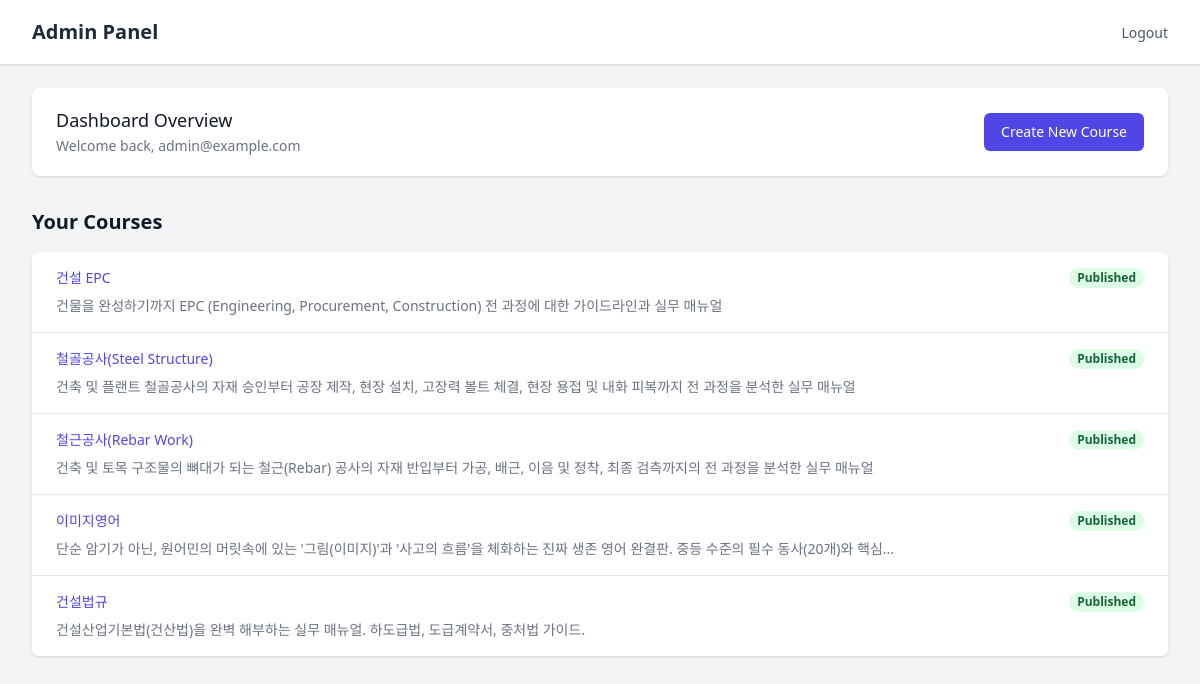
Page /admin/ (signed in) on the earlier database version.
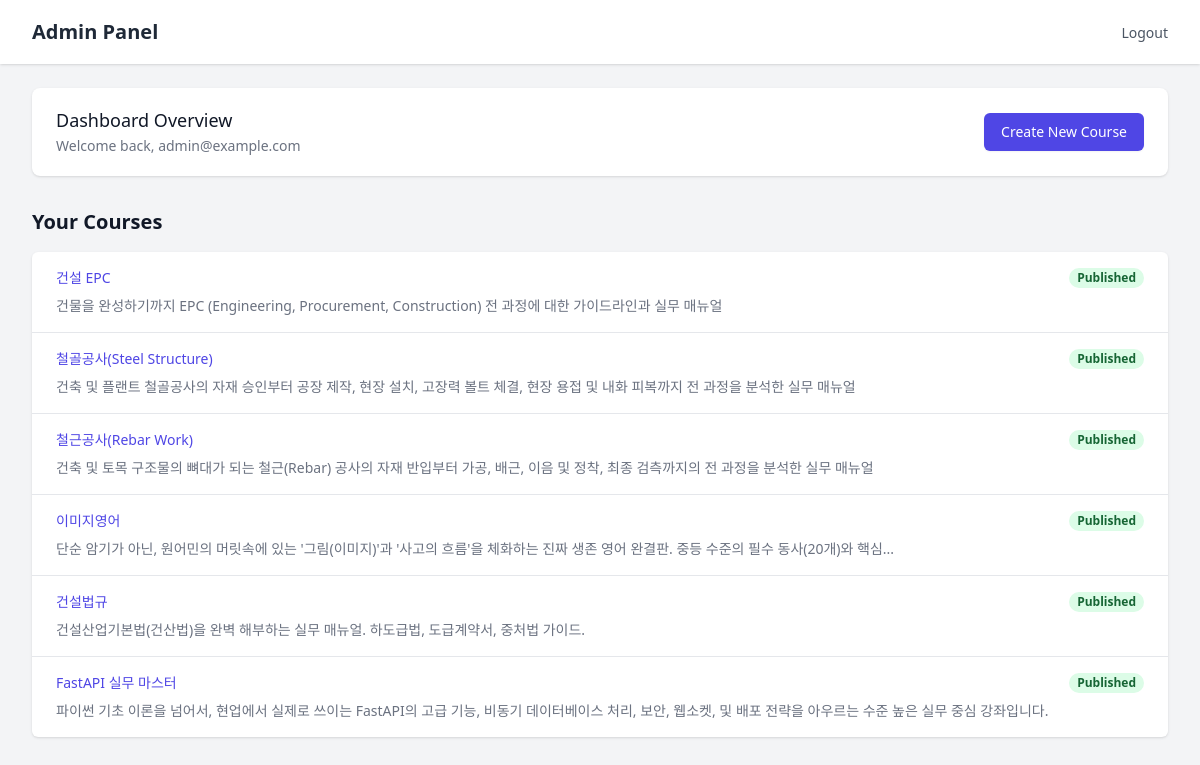
Same page on the later database version.
### models/__init__.py (models this page shows)
class Course(SQLModel, table=True):
    id: Optional[int] = Field(default=None, primary_key=True)
    title: str
    description: Optional[str] = None
    thumbnail_url: Optional[str] = None
    category_id: Optional[int] = Field(default=None, foreign_key="category.id")
    category: Optional[Category] = Relationship(back_populates="courses")
    lessons: List["Lesson"] = Relationship(back_populates="course", cascade_delete=True)

### routers/admin.py (the view)
@router.get("/")
def admin_dashboard(
    request: Request,
    user: User = Depends(get_current_admin_user),
    session: Session = Depends(get_session)
):
    courses = session.exec(select(Course)).all()
    return templates.TemplateResponse(
        request=request, name="admin/dashboard.html", context={"user": user, "courses": courses}
    )

### templates/admin/dashboard.html (shortened to what this page needs)
{% extends "admin/base.html" %}
{% block content %}
<div class="bg-white shadow overflow-hidden sm:rounded-lg mb-6">
    <div class="px-4 py-5 sm:px-6 flex justify-between items-center">
        <div>
            <h3 class="text-lg leading-6 font-medium text-gray-900">Dashboard Overview</h3>
            <p class="mt-1 max-w-2xl text-sm text-gray-500">Welcome back, {{ user.email }}</p>
        </div>
        <div>
            <a href="/admin/courses/new"
                class="inline-flex items-center px-4 py-2 border border-transparent text-sm font-medium rounded-md shadow-sm text-white bg-indigo-600 hover:bg-indigo-700 focus:outline-none focus:ring-2 focus:ring-offset-2 focus:ring-indigo-500">
                Create New Course
            </a>
        </div>
    </div>
</div>
<div class="mt-8">
    <h4 class="text-xl font-bold text-gray-900 mb-4">Your Courses</h4>
    <div class="bg-white shadow overflow-hidden sm:rounded-md">
        <ul role="list" class="divide-y divide-gray-200">
            {% if courses %}
            {% for course in courses %}
            <li>
                <a href="/admin/courses/{{ course.id }}" class="block hover:bg-gray-50">
                    <div class="px-4 py-4 sm:px-6">
                        <div class="flex items-center justify-between">
                            <p class="text-sm font-medium text-indigo-600 truncate">{{ course.title }}</p>
                            <div class="ml-2 flex-shrink-0 flex">
                                <p
                                    class="px-2 inline-flex text-xs leading-5 font-semibold rounded-full bg-green-100 text-green-800">
                                    Published
                                </p>
                            </div>
                        </div>
                        <div class="mt-2 sm:flex sm:justify-between">
                            <div class="sm:flex">
                                <p class="flex items-center text-sm text-gray-500">
                                    {{ course.description | truncate(100) }}
                                </p>
                            </div>
                        </div>
                    </div>
                </a>
            </li>
            {% endfor %}
            {% else %}
            <li class="px-4 py-5 sm:px-6 text-center text-gray-500">No courses available. Click "Create New Course" to
                get started.</li>
            {% endif %}
        </ul>
    </div>
</div>
{% endblock %}

Differences in the rows shown:
added Course: title "FastAPI 실무 마스터", description "파이썬 기초 이론을 넘어서, 현업에서 실제로 쓰이는 FastAPI의 고급 기능, 비동기 데이터베이스 처리, 보안, 웹소켓, 및 배포 전략을 아우르는 수준 높은 실무 중심 강좌입니다."
